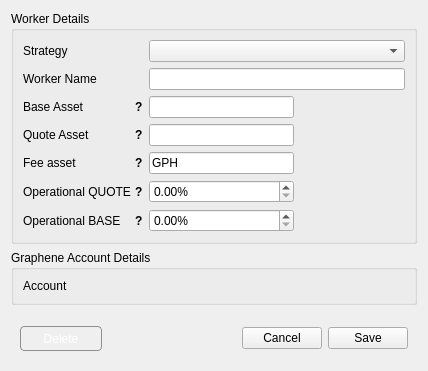
<?xml version="1.0" encoding="UTF-8"?>
<ui version="4.0">
 <class>Dialog</class>
 <widget class="QDialog" name="Dialog">
  <property name="geometry">
   <rect>
    <x>0</x>
    <y>0</y>
    <width>428</width>
    <height>365</height>
   </rect>
  </property>
  <property name="windowTitle">
   <string>DEXBot - Edit Worker</string>
  </property>
  <layout class="QVBoxLayout" name="verticalLayout">
   <item>
    <widget class="QGroupBox" name="groupBox">
     <property name="title">
      <string>Worker Details</string>
     </property>
     <layout class="QFormLayout" name="formLayout_3">
      <item row="0" column="0">
       <widget class="QLabel" name="strategy_label">
        <property name="minimumSize">
         <size>
          <width>120</width>
          <height>0</height>
         </size>
        </property>
        <property name="maximumSize">
         <size>
          <width>120</width>
          <height>16777215</height>
         </size>
        </property>
        <property name="text">
         <string>Strategy</string>
        </property>
        <property name="buddy">
         <cstring>strategy_input</cstring>
        </property>
       </widget>
      </item>
      <item row="0" column="1">
       <widget class="QComboBox" name="strategy_input">
        <property name="currentIndex">
         <number>-1</number>
        </property>
       </widget>
      </item>
      <item row="1" column="0">
       <widget class="QLabel" name="worker_name_label">
        <property name="minimumSize">
         <size>
          <width>120</width>
          <height>0</height>
         </size>
        </property>
        <property name="maximumSize">
         <size>
          <width>120</width>
          <height>16777215</height>
         </size>
        </property>
        <property name="text">
         <string>Worker Name</string>
        </property>
        <property name="buddy">
         <cstring>worker_name_input</cstring>
        </property>
       </widget>
      </item>
      <item row="1" column="1">
       <widget class="QLineEdit" name="worker_name_input"/>
      </item>
      <item row="5" column="1">
       <widget class="QLineEdit" name="quote_asset_input">
        <property name="sizePolicy">
         <sizepolicy hsizetype="Fixed" vsizetype="Fixed">
          <horstretch>0</horstretch>
          <verstretch>0</verstretch>
         </sizepolicy>
        </property>
        <property name="maximumSize">
         <size>
          <width>145</width>
          <height>16777215</height>
         </size>
        </property>
       </widget>
      </item>
      <item row="3" column="0">
       <widget class="QWidget" name="base_asset_wrap" native="true">
        <property name="sizePolicy">
         <sizepolicy hsizetype="Fixed" vsizetype="Preferred">
          <horstretch>0</horstretch>
          <verstretch>0</verstretch>
         </sizepolicy>
        </property>
        <property name="minimumSize">
         <size>
          <width>120</width>
          <height>0</height>
         </size>
        </property>
        <property name="maximumSize">
         <size>
          <width>120</width>
          <height>16777215</height>
         </size>
        </property>
        <layout class="QHBoxLayout" name="horizontalLayout">
         <property name="spacing">
          <number>0</number>
         </property>
         <property name="leftMargin">
          <number>0</number>
         </property>
         <property name="topMargin">
          <number>0</number>
         </property>
         <property name="rightMargin">
          <number>0</number>
         </property>
         <property name="bottomMargin">
          <number>0</number>
         </property>
         <item>
          <widget class="QLabel" name="base_asset_label">
           <property name="minimumSize">
            <size>
             <width>0</width>
             <height>0</height>
            </size>
           </property>
           <property name="maximumSize">
            <size>
             <width>16777215</width>
             <height>16777215</height>
            </size>
           </property>
           <property name="text">
            <string>Base Asset</string>
           </property>
          </widget>
         </item>
         <item>
          <widget class="QLabel" name="base_asset_tooltip">
           <property name="sizePolicy">
            <sizepolicy hsizetype="Fixed" vsizetype="Preferred">
             <horstretch>0</horstretch>
             <verstretch>0</verstretch>
            </sizepolicy>
           </property>
           <property name="font">
            <font>
             <weight>75</weight>
             <bold>true</bold>
            </font>
           </property>
           <property name="cursor">
            <cursorShape>WhatsThisCursor</cursorShape>
           </property>
           <property name="toolTip">
            <string>Asset to be used as unit of measure</string>
           </property>
           <property name="text">
            <string>?</string>
           </property>
           <property name="margin">
            <number>5</number>
           </property>
          </widget>
         </item>
        </layout>
       </widget>
      </item>
      <item row="5" column="0">
       <widget class="QWidget" name="quote_asset_wrap" native="true">
        <property name="sizePolicy">
         <sizepolicy hsizetype="Fixed" vsizetype="Preferred">
          <horstretch>0</horstretch>
          <verstretch>0</verstretch>
         </sizepolicy>
        </property>
        <property name="minimumSize">
         <size>
          <width>120</width>
          <height>0</height>
         </size>
        </property>
        <property name="maximumSize">
         <size>
          <width>120</width>
          <height>16777215</height>
         </size>
        </property>
        <layout class="QHBoxLayout" name="horizontalLayout_3">
         <property name="spacing">
          <number>0</number>
         </property>
         <property name="leftMargin">
          <number>0</number>
         </property>
         <property name="topMargin">
          <number>0</number>
         </property>
         <property name="rightMargin">
          <number>0</number>
         </property>
         <property name="bottomMargin">
          <number>0</number>
         </property>
         <item>
          <widget class="QLabel" name="quote_asset_label">
           <property name="minimumSize">
            <size>
             <width>0</width>
             <height>0</height>
            </size>
           </property>
           <property name="maximumSize">
            <size>
             <width>16777215</width>
             <height>16777215</height>
            </size>
           </property>
           <property name="text">
            <string>Quote Asset</string>
           </property>
           <property name="buddy">
            <cstring>quote_asset_input</cstring>
           </property>
          </widget>
         </item>
         <item>
          <widget class="QLabel" name="quote_asset_tooltip">
           <property name="sizePolicy">
            <sizepolicy hsizetype="Fixed" vsizetype="Preferred">
             <horstretch>0</horstretch>
             <verstretch>0</verstretch>
            </sizepolicy>
           </property>
           <property name="font">
            <font>
             <weight>75</weight>
             <bold>true</bold>
            </font>
           </property>
           <property name="cursor">
            <cursorShape>WhatsThisCursor</cursorShape>
           </property>
           <property name="toolTip">
            <string>Asset to be bought and sold</string>
           </property>
           <property name="text">
            <string>?</string>
           </property>
           <property name="margin">
            <number>5</number>
           </property>
          </widget>
         </item>
        </layout>
       </widget>
      </item>
      <item row="6" column="0">
       <widget class="QWidget" name="fee_asset_wrap" native="true">
        <property name="sizePolicy">
         <sizepolicy hsizetype="Fixed" vsizetype="Preferred">
          <horstretch>0</horstretch>
          <verstretch>0</verstretch>
         </sizepolicy>
        </property>
        <property name="minimumSize">
         <size>
          <width>120</width>
          <height>0</height>
         </size>
        </property>
        <property name="maximumSize">
         <size>
          <width>120</width>
          <height>16777215</height>
         </size>
        </property>
        <layout class="QHBoxLayout" name="horizontalLayout_5">
         <property name="spacing">
          <number>0</number>
         </property>
         <property name="leftMargin">
          <number>0</number>
         </property>
         <property name="topMargin">
          <number>0</number>
         </property>
         <property name="rightMargin">
          <number>0</number>
         </property>
         <property name="bottomMargin">
          <number>0</number>
         </property>
         <item>
          <widget class="QLabel" name="fee_asset_label">
           <property name="minimumSize">
            <size>
             <width>0</width>
             <height>0</height>
            </size>
           </property>
           <property name="maximumSize">
            <size>
             <width>16777215</width>
             <height>16777215</height>
            </size>
           </property>
           <property name="text">
            <string>Fee asset</string>
           </property>
           <property name="buddy">
            <cstring>quote_asset_input</cstring>
           </property>
          </widget>
         </item>
         <item>
          <widget class="QLabel" name="fee_asset_tooltip">
           <property name="sizePolicy">
            <sizepolicy hsizetype="Fixed" vsizetype="Preferred">
             <horstretch>0</horstretch>
             <verstretch>0</verstretch>
            </sizepolicy>
           </property>
           <property name="font">
            <font>
             <weight>75</weight>
             <bold>true</bold>
            </font>
           </property>
           <property name="cursor">
            <cursorShape>WhatsThisCursor</cursorShape>
           </property>
           <property name="toolTip">
            <string>Asset to be used to pay transaction fees</string>
           </property>
           <property name="text">
            <string>?</string>
           </property>
           <property name="margin">
            <number>5</number>
           </property>
          </widget>
         </item>
        </layout>
       </widget>
      </item>
      <item row="6" column="1">
       <widget class="QLineEdit" name="fee_asset_input">
        <property name="sizePolicy">
         <sizepolicy hsizetype="Fixed" vsizetype="Fixed">
          <horstretch>0</horstretch>
          <verstretch>0</verstretch>
         </sizepolicy>
        </property>
        <property name="minimumSize">
         <size>
          <width>145</width>
          <height>0</height>
         </size>
        </property>
        <property name="maximumSize">
         <size>
          <width>80</width>
          <height>16777215</height>
         </size>
        </property>
        <property name="text">
         <string>GPH</string>
        </property>
       </widget>
      </item>
      <item row="3" column="1">
       <widget class="QLineEdit" name="base_asset_input">
        <property name="sizePolicy">
         <sizepolicy hsizetype="Fixed" vsizetype="Fixed">
          <horstretch>0</horstretch>
          <verstretch>0</verstretch>
         </sizepolicy>
        </property>
        <property name="minimumSize">
         <size>
          <width>145</width>
          <height>0</height>
         </size>
        </property>
        <property name="maximumSize">
         <size>
          <width>145</width>
          <height>16777215</height>
         </size>
        </property>
       </widget>
      </item>
      <item row="7" column="0">
       <widget class="QWidget" name="operational_quote_wrap" native="true">
        <property name="sizePolicy">
         <sizepolicy hsizetype="Fixed" vsizetype="Preferred">
          <horstretch>0</horstretch>
          <verstretch>0</verstretch>
         </sizepolicy>
        </property>
        <property name="minimumSize">
         <size>
          <width>120</width>
          <height>0</height>
         </size>
        </property>
        <property name="maximumSize">
         <size>
          <width>120</width>
          <height>16777215</height>
         </size>
        </property>
        <layout class="QHBoxLayout" name="horizontalLayout_6">
         <property name="spacing">
          <number>0</number>
         </property>
         <property name="leftMargin">
          <number>0</number>
         </property>
         <property name="topMargin">
          <number>0</number>
         </property>
         <property name="rightMargin">
          <number>0</number>
         </property>
         <property name="bottomMargin">
          <number>0</number>
         </property>
         <item>
          <widget class="QLabel" name="operational_quote_label">
           <property name="minimumSize">
            <size>
             <width>0</width>
             <height>0</height>
            </size>
           </property>
           <property name="maximumSize">
            <size>
             <width>16777215</width>
             <height>16777215</height>
            </size>
           </property>
           <property name="text">
            <string>Operational QUOTE</string>
           </property>
           <property name="buddy">
            <cstring>quote_asset_input</cstring>
           </property>
          </widget>
         </item>
         <item>
          <widget class="QLabel" name="operational_quote_tooltip">
           <property name="sizePolicy">
            <sizepolicy hsizetype="Fixed" vsizetype="Preferred">
             <horstretch>0</horstretch>
             <verstretch>0</verstretch>
            </sizepolicy>
           </property>
           <property name="font">
            <font>
             <weight>75</weight>
             <bold>true</bold>
            </font>
           </property>
           <property name="cursor">
            <cursorShape>WhatsThisCursor</cursorShape>
           </property>
           <property name="toolTip">
            <string>Max % of QUOTE asset available to this worker, 0 - auto</string>
           </property>
           <property name="text">
            <string>?</string>
           </property>
           <property name="margin">
            <number>5</number>
           </property>
          </widget>
         </item>
        </layout>
       </widget>
      </item>
      <item row="8" column="0">
       <widget class="QWidget" name="operational_base_wrap" native="true">
        <property name="sizePolicy">
         <sizepolicy hsizetype="Fixed" vsizetype="Preferred">
          <horstretch>0</horstretch>
          <verstretch>0</verstretch>
         </sizepolicy>
        </property>
        <property name="minimumSize">
         <size>
          <width>120</width>
          <height>0</height>
         </size>
        </property>
        <property name="maximumSize">
         <size>
          <width>120</width>
          <height>16777215</height>
         </size>
        </property>
        <layout class="QHBoxLayout" name="horizontalLayout_7">
         <property name="spacing">
          <number>0</number>
         </property>
         <property name="leftMargin">
          <number>0</number>
         </property>
         <property name="topMargin">
          <number>0</number>
         </property>
         <property name="rightMargin">
          <number>0</number>
         </property>
         <property name="bottomMargin">
          <number>0</number>
         </property>
         <item>
          <widget class="QLabel" name="operational_base_label">
           <property name="minimumSize">
            <size>
             <width>0</width>
             <height>0</height>
            </size>
           </property>
           <property name="maximumSize">
            <size>
             <width>16777215</width>
             <height>16777215</height>
            </size>
           </property>
           <property name="text">
            <string>Operational BASE</string>
           </property>
           <property name="buddy">
            <cstring>quote_asset_input</cstring>
           </property>
          </widget>
         </item>
         <item>
          <widget class="QLabel" name="operational_base_tooltip">
           <property name="sizePolicy">
            <sizepolicy hsizetype="Fixed" vsizetype="Preferred">
             <horstretch>0</horstretch>
             <verstretch>0</verstretch>
            </sizepolicy>
           </property>
           <property name="font">
            <font>
             <weight>75</weight>
             <bold>true</bold>
            </font>
           </property>
           <property name="cursor">
            <cursorShape>WhatsThisCursor</cursorShape>
           </property>
           <property name="toolTip">
            <string>Max % of BASE asset available to this worker, 0 - auto</string>
           </property>
           <property name="text">
            <string>?</string>
           </property>
           <property name="margin">
            <number>5</number>
           </property>
          </widget>
         </item>
        </layout>
       </widget>
      </item>
      <item row="7" column="1">
       <widget class="QDoubleSpinBox" name="operational_percent_quote_input">
        <property name="minimumSize">
         <size>
          <width>145</width>
          <height>0</height>
         </size>
        </property>
        <property name="maximumSize">
         <size>
          <width>80</width>
          <height>16777215</height>
         </size>
        </property>
        <property name="cursor">
         <cursorShape>ArrowCursor</cursorShape>
        </property>
        <property name="mouseTracking">
         <bool>true</bool>
        </property>
        <property name="focusPolicy">
         <enum>Qt::WheelFocus</enum>
        </property>
        <property name="prefix">
         <string/>
        </property>
        <property name="suffix">
         <string>%</string>
        </property>
        <property name="maximum">
         <double>100.000000000000000</double>
        </property>
        <property name="singleStep">
         <double>1.000000000000000</double>
        </property>
       </widget>
      </item>
      <item row="8" column="1">
       <widget class="QDoubleSpinBox" name="operational_percent_base_input">
        <property name="minimumSize">
         <size>
          <width>145</width>
          <height>0</height>
         </size>
        </property>
        <property name="maximumSize">
         <size>
          <width>80</width>
          <height>16777215</height>
         </size>
        </property>
        <property name="cursor">
         <cursorShape>ArrowCursor</cursorShape>
        </property>
        <property name="mouseTracking">
         <bool>true</bool>
        </property>
        <property name="focusPolicy">
         <enum>Qt::WheelFocus</enum>
        </property>
        <property name="prefix">
         <string/>
        </property>
        <property name="suffix">
         <string>%</string>
        </property>
        <property name="maximum">
         <double>100.000000000000000</double>
        </property>
        <property name="singleStep">
         <double>1.000000000000000</double>
        </property>
       </widget>
      </item>
     </layout>
    </widget>
   </item>
   <item>
    <widget class="QGroupBox" name="groupBox_2">
     <property name="title">
      <string>Graphene Account Details</string>
     </property>
     <layout class="QFormLayout" name="formLayout_2">
      <property name="rowWrapPolicy">
       <enum>QFormLayout::WrapLongRows</enum>
      </property>
      <item row="0" column="0">
       <widget class="QLabel" name="account_label">
        <property name="sizePolicy">
         <sizepolicy hsizetype="Fixed" vsizetype="Preferred">
          <horstretch>0</horstretch>
          <verstretch>0</verstretch>
         </sizepolicy>
        </property>
        <property name="minimumSize">
         <size>
          <width>120</width>
          <height>0</height>
         </size>
        </property>
        <property name="maximumSize">
         <size>
          <width>120</width>
          <height>16777215</height>
         </size>
        </property>
        <property name="text">
         <string>Account</string>
        </property>
       </widget>
      </item>
      <item row="0" column="1">
       <widget class="QLabel" name="account_name">
        <property name="text">
         <string/>
        </property>
       </widget>
      </item>
     </layout>
    </widget>
   </item>
   <item>
    <widget class="QWidget" name="widget_2" native="true">
     <layout class="QVBoxLayout" name="strategy_container">
      <property name="leftMargin">
       <number>0</number>
      </property>
      <property name="topMargin">
       <number>0</number>
      </property>
      <property name="rightMargin">
       <number>0</number>
      </property>
      <property name="bottomMargin">
       <number>0</number>
      </property>
     </layout>
    </widget>
   </item>
   <item>
    <spacer name="verticalSpacer">
     <property name="orientation">
      <enum>Qt::Vertical</enum>
     </property>
     <property name="sizeHint" stdset="0">
      <size>
       <width>20</width>
       <height>1</height>
      </size>
     </property>
    </spacer>
   </item>
   <item>
    <widget class="QWidget" name="widget" native="true">
     <property name="sizePolicy">
      <sizepolicy hsizetype="Preferred" vsizetype="Fixed">
       <horstretch>0</horstretch>
       <verstretch>0</verstretch>
      </sizepolicy>
     </property>
     <layout class="QHBoxLayout" name="horizontalLayout_2">
      <item>
       <widget class="QPushButton" name="remove_button">
        <property name="cursor">
         <cursorShape>PointingHandCursor</cursorShape>
        </property>
        <property name="styleSheet">
         <string notr="true"> QPushButton {
	border: 1px solid #8f8f91;
	border-radius: 4px;
	background-color: qlineargradient(x1: 0, y1: 0, x2: 0, y2: 1,
                                       stop: 0 #eb9994, stop: 1 #cc2522);
	min-width: 80px;
	min-height: 23px;
	color: #fff;
 }

 QPushButton:hover {
     background-color: qlineargradient(x1: 0, y1: 0, x2: 0, y2: 1,
                                       stop: 0 #ed9f9c, stop: 1 #db4240);
 }
</string>
        </property>
        <property name="text">
         <string>Delete</string>
        </property>
       </widget>
      </item>
      <item>
       <spacer name="horizontalSpacer">
        <property name="orientation">
         <enum>Qt::Horizontal</enum>
        </property>
        <property name="sizeHint" stdset="0">
         <size>
          <width>179</width>
          <height>20</height>
         </size>
        </property>
       </spacer>
      </item>
      <item>
       <widget class="QPushButton" name="cancel_button">
        <property name="sizePolicy">
         <sizepolicy hsizetype="Fixed" vsizetype="Fixed">
          <horstretch>0</horstretch>
          <verstretch>0</verstretch>
         </sizepolicy>
        </property>
        <property name="cursor">
         <cursorShape>PointingHandCursor</cursorShape>
        </property>
        <property name="text">
         <string>Cancel</string>
        </property>
       </widget>
      </item>
      <item>
       <widget class="QPushButton" name="save_button">
        <property name="sizePolicy">
         <sizepolicy hsizetype="Fixed" vsizetype="Fixed">
          <horstretch>0</horstretch>
          <verstretch>0</verstretch>
         </sizepolicy>
        </property>
        <property name="cursor">
         <cursorShape>PointingHandCursor</cursorShape>
        </property>
        <property name="text">
         <string>Save</string>
        </property>
       </widget>
      </item>
     </layout>
    </widget>
   </item>
  </layout>
 </widget>
 <resources/>
 <connections/>
</ui>
